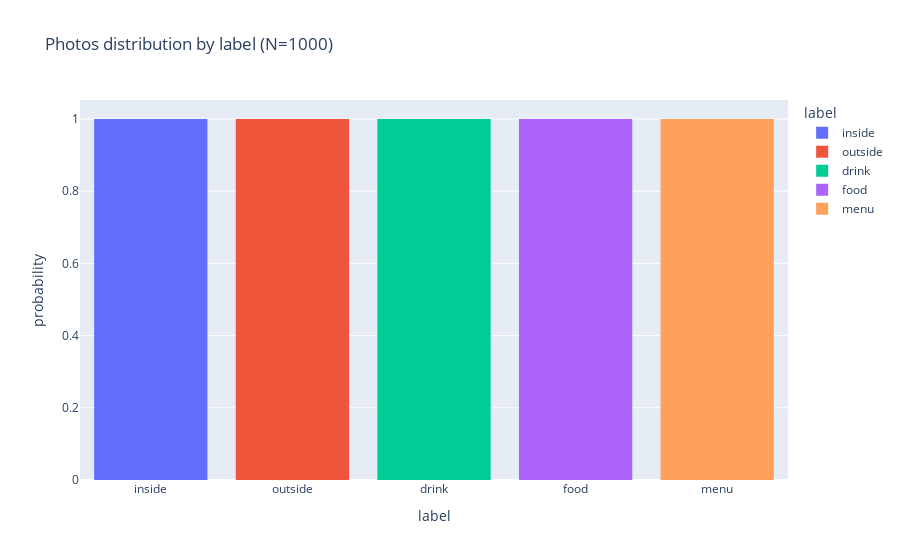

Write notebook code for a chart like this one.
### Markdown cell above
Let's check that we have 200 photos per category

### Code cell
# Plot labels
px.histogram(
    photos_json,
    x="label",
    color="label",
    histnorm="probability",
    title=f"Photos distribution by label (N={len(photos_json['label'])})",
)

### Figure 1 — Plotly figure (JSON) as saved in the notebook; plotly's stock layout.template omitted (floating-point values rounded to 4 significant figures; data arrays with more than 128 entries replaced by an {"elided": "..."} marker saying what was removed)
{"data": [{"alignmentgroup": "True", "bingroup": "x", "histnorm": "probability", "hovertemplate": "label=%{x}<br>probability=%{y}<extra></extra>", "legendgroup": "inside", "marker": {"color": "#636efa", "pattern": {"shape": ""}}, "name": "inside", "offsetgroup": "inside", "orientation": "v", "showlegend": true, "type": "histogram", "x": {"elided": "200 str values"}, "xaxis": "x", "yaxis": "y"}, {"alignmentgroup": "True", "bingroup": "x", "histnorm": "probability", "hovertemplate": "label=%{x}<br>probability=%{y}<extra></extra>", "legendgroup": "outside", "marker": {"color": "#EF553B", "pattern": {"shape": ""}}, "name": "outside", "offsetgroup": "outside", "orientation": "v", "showlegend": true, "type": "histogram", "x": {"elided": "200 str values"}, "xaxis": "x", "yaxis": "y"}, {"alignmentgroup": "True", "bingroup": "x", "histnorm": "probability", "hovertemplate": "label=%{x}<br>probability=%{y}<extra></extra>", "legendgroup": "drink", "marker": {"color": "#00cc96", "pattern": {"shape": ""}}, "name": "drink", "offsetgroup": "drink", "orientation": "v", "showlegend": true, "type": "histogram", "x": {"elided": "200 str values"}, "xaxis": "x", "yaxis": "y"}, {"alignmentgroup": "True", "bingroup": "x", "histnorm": "probability", "hovertemplate": "label=%{x}<br>probability=%{y}<extra></extra>", "legendgroup": "food", "marker": {"color": "#ab63fa", "pattern": {"shape": ""}}, "name": "food", "offsetgroup": "food", "orientation": "v", "showlegend": true, "type": "histogram", "x": {"elided": "200 str values"}, "xaxis": "x", "yaxis": "y"}, {"alignmentgroup": "True", "bingroup": "x", "histnorm": "probability", "hovertemplate": "label=%{x}<br>probability=%{y}<extra></extra>", "legendgroup": "menu", "marker": {"color": "#FFA15A", "pattern": {"shape": ""}}, "name": "menu", "offsetgroup": "menu", "orientation": "v", "showlegend": true, "type": "histogram", "x": {"elided": "200 str values"}, "xaxis": "x", "yaxis": "y"}], "layout": {"autosize": true, "barmode": "relative", "legend": {"title": {"text": "label"}, "tracegroupgap": 0}, "title": {"text": "Photos distribution by label (N=1000)"}, "xaxis": {"anchor": "y", "autorange": true, "categoryarray": ["inside", "outside", "drink", "food", "menu"], "categoryorder": "array", "domain": [0, 1], "range": [-0.5, 4.5], "title": {"text": "label"}, "type": "category"}, "yaxis": {"anchor": "x", "autorange": true, "domain": [0, 1], "range": [0, 1.053], "title": {"text": "probability"}}}}
